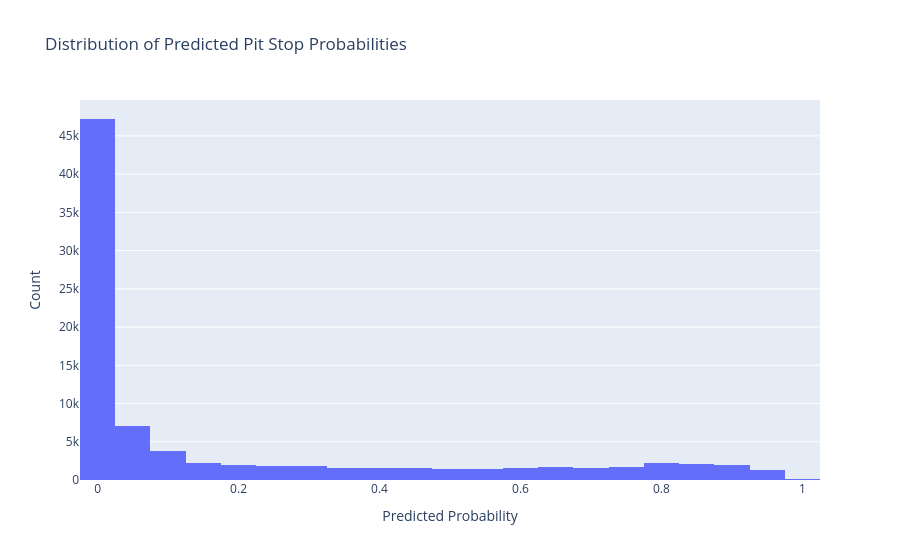

Here is the notebook cell this chart was saved with:
### Markdown cell above
## Predicted Probability Distribution

### Code cell
import plotly.graph_objects as go

val_preds = calibrated_model.predict_proba(X_val)[:,1]

fig = go.Figure()
fig.add_trace(go.Histogram(x=val_preds, nbinsx=50))
fig.update_layout(
    title="Distribution of Predicted Pit Stop Probabilities",
    xaxis_title="Predicted Probability",
    yaxis_title="Count"
)
fig.show()

### Figure 1 — Plotly figure (JSON) as saved in the notebook; plotly's stock layout.template omitted (floating-point values rounded to 4 significant figures; data arrays with more than 128 entries replaced by an {"elided": "..."} marker saying what was removed)
{"data": [{"nbinsx": 50, "type": "histogram", "x": {"elided": "87828 float values"}}], "layout": {"title": {"text": "Distribution of Predicted Pit Stop Probabilities"}, "xaxis": {"title": {"text": "Predicted Probability"}}, "yaxis": {"title": {"text": "Count"}}}}
